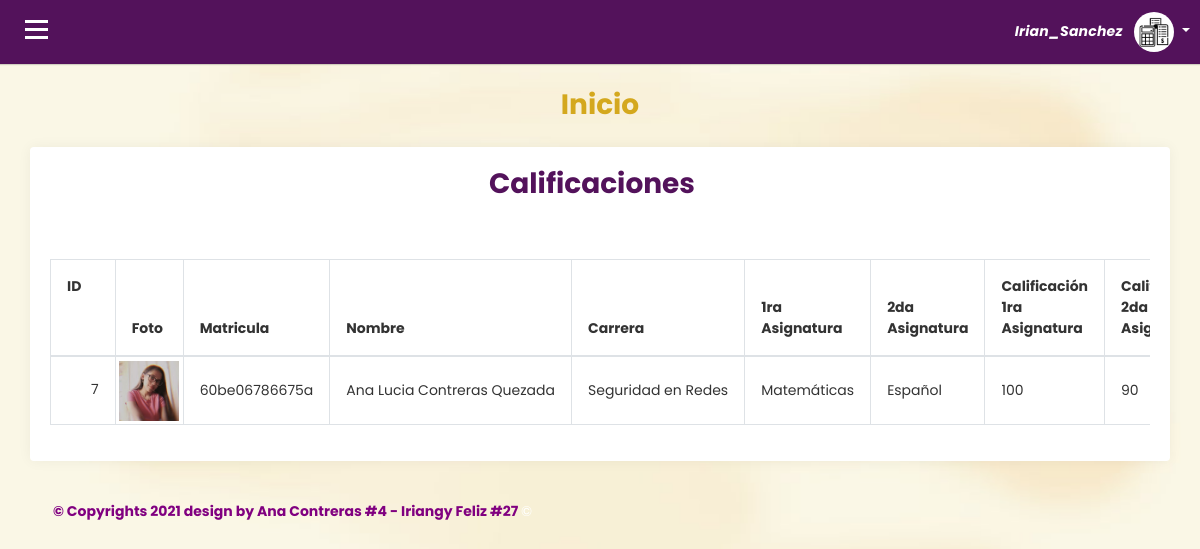
The app's page /calificar_estudiantes.php (signed in) with its own data.
### tables this page shows
CREATE TABLE `docente` (
  `id` int(11) NOT NULL,
  `nombre` varchar(200) NOT NULL,
  `apellido` varchar(200) NOT NULL,
  `genero` varchar(200) NOT NULL,
  `usuario` varchar(200) NOT NULL,
  `email` varchar(200) NOT NULL,
  `telefono` varchar(200) NOT NULL,
  `celular` varchar(200) NOT NULL,
  `cedula` varchar(200) NOT NULL,
  `direccion` varchar(200) NOT NULL,
  `asignatura` varchar(200) NOT NULL,
  `estudiante` varchar(255) NOT NULL,
  `calificacion` varchar(200) NOT NULL,
  `foto` varchar(200) NOT NULL,
  `password` varchar(200) NOT NULL,
  `token` varchar(200) NOT NULL
);

CREATE TABLE `estudiante` (
  `id` int(11) NOT NULL,
  `estado` varchar(200) NOT NULL,
  `nombre` varchar(200) NOT NULL,
  `apellido` varchar(200) NOT NULL,
  `genero` varchar(200) NOT NULL,
  `email` varchar(200) NOT NULL,
  `1ra_asignatura` varchar(200) NOT NULL,
  `2da_asignatura` varchar(200) NOT NULL,
  `calificacion_1ra_asignatura` varchar(200) NOT NULL,
  `calificacion_2da_asignatura` varchar(200) NOT NULL,
  `carrera` varchar(200) NOT NULL,
  `telefono` varchar(200) NOT NULL,
  `celular` varchar(200) NOT NULL,
  `direccion` varchar(200) NOT NULL,
  `matricula` varchar(200) NOT NULL,
  `foto` varchar(255) NOT NULL,
  `password_estudiante` varchar(200) NOT NULL,
  `token` varchar(200) NOT NULL
);

### calificar_estudiantes.php (the view, shortened to what this page needs)
<?php
  require 'database.php';
  if (isset($_SESSION['user_id'])) {
$records = $conn->prepare('SELECT * FROM docente WHERE id = :id');
    $records->bindParam(':id', $_SESSION['user_id']);
    $records->execute();
    $results = $records->fetch(PDO::FETCH_ASSOC);
    $user = null;
    if(count($results) > 0) {
      $user = $results;
    }
}
?>
<!DOCTYPE html>
<html>
<head>
  <link rel="stylesheet" type="text/css" href="assets/css/bootstrap.min.css">
  <link rel="stylesheet" href="https://cdnjs.cloudflare.com/ajax/libs/font-awesome/4.7.0/css/font-awesome.min.css">
    <link rel="stylesheet" href="https://stackpath.bootstrapcdn.com/bootstrap/4.1.3/css/bootstrap.min.css">
       <link rel="stylesheet" href="https://use.fontawesome.com/releases/v5.7.2/css/all.css"
>
        <link rel="stylesheet" href="https://cdn.jsdelivr.net/npm/bootstrap-icons@1.4.0/font/bootstrap-icons.css">
     <link rel="stylesheet" href="font/font/flaticon.css">
</head>
<body>
  <?php if(!empty($user)): ?>
    <div id="wrapper">
        <div id="page-content-wrapper">
      <div id="content">
       <div class="container-fluid p-0 px-lg-0 px-md-0">
        <nav class="navbar navbar-expand navbar-light my-navbar">
            <div type="button" id="bar" class="nav-icon1 hamburger animated fadeInLeft is-closed" data-toggle="offcanvas">
               <span></span>
          <span></span>
         <span></span>
            </div>
          <ul class="navbar-nav ml-auto">
            <li class="nav-item dropdown  d-sm-none">
            <li class="nav-item dropdown">
              <a class="nav-link dropdown-toggle" href="#" id="userDropdown" role="button" data-toggle="dropdown">
                <span class="mr-2 d-none d-lg-inline text-gray-600 medium"><b><i> <?= $user['usuario']; ?></i></b></span>
                <?php if ($user['foto'] == ''){echo "<img class='img-profile rounded-circle' src='images/perfil.png'>";} else{
                echo "<img class='img-profile rounded-circle' src='images/".$user['foto']."'>";
            } ?>
              </a>
            </li>
          </ul>
        </nav>
        <div class="container-fluid px-lg-4">
<div class="row">
<div class="col-md-12 mt-lg-4 mt-4">
          <div class="d-sm-flex align-items-center justify-content-between mb-4">
            <p style="margin-left: -px;"><h1 class="h3 mb-0" style="color: #d4a81e!important;"><b>Inicio</b></h1></p>
          </div>
      </div>
    </div>
      <div class="container">
        <div class="row">
          <div class="col">
          </div>
        </div>
      <div class="row">
        <div class="card">
          <div class="card-body">
            <div class="card-title">
              <div class="row">
                <div class="col">
              <center><h3 class="mr-2" style="color: #53125b;"><span><b>Calificaciones</b></span><small class="px-1"></small></h3></center>
                </div>
              </div>
              <div class="row">
                <div class="col">
                </div>
              </div>
            </div>
            <br>
            <div class="e-table">
              <div class="table-responsive table-xl mt-3">
                <table class="table table-bordered">
                  <thead>
                    <tr>
                      <th class="align-top">
                        ID
                      </th>
                      <th>Foto</th>
                      <th class="max-width">Matricula</th>
                      <th class="max-width">Nombre</th>
                      <th class="max-width">Carrera</th>
                      <th class="max-width">1ra Asignatura</th>
                      <th class="max-width">2da Asignatura</th>
                      <th class="max-width">Calificación 1ra Asignatura</th>
                      <th class="max-width">Calificación 2da Asignatura</th>
                    </tr>
                  </thead>
                  <tbody>
                    <?php
                    require 'database.php';
                     $records2 = $conn->prepare('SELECT id, foto, estado, nombre, apellido, matricula, carrera, 1ra_asignatura, 2da_asignatura, calificacion_1ra_asignatura, calificacion_2da_asignatura, password_estudiante FROM estudiante');
                     $records2->execute();
                      while($results2 = $records2->fetch(PDO::FETCH_ASSOC)){
                    ?>
                    <tr>
                      <td class="align-middle">
                        <div class="custom-control custom-control-inline custom-checkbox custom-control-nameless m-0 align-top">
                          <?php echo $results2['id']; ?>
                        </div>
                      </td>
                      <td class="align-middle text-center">
                        <div class="bg-light d-inline-flex justify-content-center align-items-center align-top" style="width: 35px; height: 35px; border-radius: 3px;"><?php if ($results2['foto'] == ''){echo "<img src='images/perfil.png' class='image' id='imagenPrevisualizacion' width=60px height=60px>";} else{
                echo "<img src='images/".$results2['foto']."'  class='image' id='imagenPrevisualizacion' width=60px height=60px>";
            } ?></div>
                      </td>
                      <td class="text-nowrap align-middle"><span><?php echo $results2['matricula']; ?></span></td>
                      <td class="text-nowrap align-middle"><?php echo $results2['nombre'];?> <?php echo $results2['apellido']; ?></td>
                      <td class="text-nowrap align-middle"><span><?php echo $results2['carrera'];?></span></td>
                      <td class="text-nowrap align-middle"><span><?php echo $results2['1ra_asignatura'];?></span></td>
                      <td class="text-nowrap align-middle"><span><?php echo $results2['2da_asignatura'];?></span></td>
                      <td class="text-nowrap align-middle"><span><?php echo $results2['calificacion_1ra_asignatura'];?></span></td>
                      <td class="text-nowrap align-middle"><span><?php echo $results2['calificacion_2da_asignatura'];?></span></td>
                    </tr>
                    <?php
                    }
                    ?>
                  </tbody>
                </table>
              </div>
            </div>
          </div>
        </div>
</div>
</div>
        <footer class="footer">
        <div class="container-fluid">
          <div class="row text-muted">
            <div class="col-6 text-left">
              <p class="mb-0">
                <a href="index.html" style="color: purple;"><strong>© Copyrights 2021 design by Ana Contreras #4 - Iriangy Feliz #27 </strong></a> &copy
              </p>
            </div>
        </div>
      </div>
      </footer>
        </div>
    </div>
    </div>
  <?php else: ?>
  <?php echo "<script> alert('Redireccionando al login'); windows.location='login.php';</script>"; header('Location: /Login/login.php'); ?>
  <?php endif; ?>
</body>
</html>

### calificar_estudiantes.php (style rules this page uses)
body { position: relative; overflow-x:hidden; background-repeat: no-repeat; background: url(images/fondo_aula_virtual.jpg) no-repeat center center fixed; background-size: 100%; font-family: 'Poppins', sans-serif; }
body, html { height: 100%; }
.navbar-nav > li > a ,.submenu-box ul li a { color:white!important; font-size: 14px; padding:10px 10px 10px 20px!important; display: block; font-weight: 400; position: relative; z-index: 2; font-family: 'Poppins', sans-serif; letter-spacing: .2px; }
.navbar-nav li { display:block!important; margin:2px 0px; }
.nav-item .nav-link { display:block; color:white!important; text-decoration: none; padding:6px 10px; transition:0.4s ease; }
.navbar-nav > li > a i:before { margin:0px 5px 0px 0px; font-size:14px; }
#page-content-wrapper { width: 100%; transition: all 0.5s ease; }
.nav-icon1 { z-index: 999; position:relative; display: block; width:23px; margin:0px 30px 0px 25px; cursor:pointer; height: 25px; }
.nav-icon1 span { position:absolute; top:0; width:100%; height:3px; cursor:pointer; background-color:white; left:0; transform:rotate(0deg); transition:.30s ease-in-out; }
.nav-icon1 span:nth-of-type(1) { top:0; }
.nav-icon1 span:nth-of-type(2) { top:8px; }
.nav-icon1 span:nth-of-type(3) { top:16px; }
.my-navbar { padding:0px; background-color:#53125b; box-shadow: 0 1px 1px 0 rgba(0,0,0,.16); }
.text-gray-600 { color: white!important; }
.nav-link .img-profile { height:40px; width:40px; }
.dropdown, .dropleft, .dropright, .dropup { position: relative; }
.card { margin-bottom: 24px; border:none; box-shadow: 0 0 0.875rem 0 rgba(33,37,41,.05); }
.card-body { flex: 1 1 auto; min-height: 1px; padding: 1.25rem; }
.card-title { font-size: .875rem; color: #495057; }
.card .card-title { position: relative; font-weight: 600; margin-bottom: 10px; }
.table td, .table th { padding: 1rem; font-size:14px; color:#333; vertical-align: top; border-top: 1px solid #dee2e6; }
footer.footer { padding: 1rem .875rem; direction: ltr; }
.text-muted { color: white!important; font-size:14px; }

### records on screen
docente: usuario "Irian_Sanchez", foto (picture)
estudiante: id "7", foto (picture), matricula "60be06786675a", nombre "Ana Lucia", apellido "Contreras Quezada", carrera "Seguridad en Redes", 1ra_asignatura "Matemáticas", 2da_asignatura "Español", calificacion_1ra_asignatura "100", calificacion_2da_asignatura "90"
